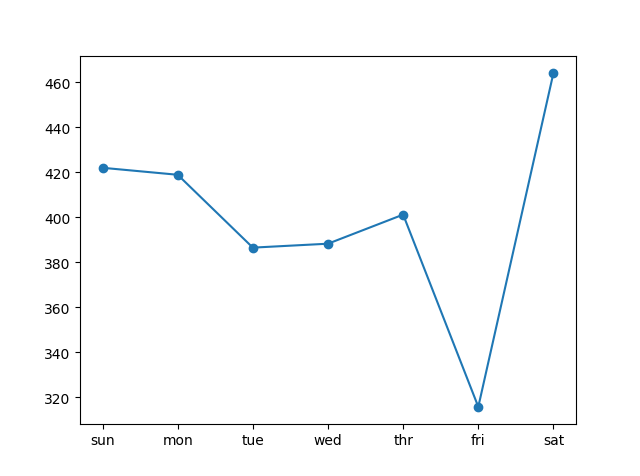

Source code (Python):
# univariate multi-step lstm
from math import sqrt
from numpy import split
from numpy import array
from pandas import read_csv
from sklearn.metrics import mean_squared_error
from matplotlib import pyplot
from keras.models import Sequential
from keras.layers import Dense
from keras.layers import Flatten
from keras.layers import LSTM

# split a univariate dataset into train/test sets
def split_dataset(data):
	# split into standard weeks
	train, test = data[1:-328], data[-328:-6]
	# restructure into windows of weekly data
	train = array(split(train, len(train)/7))
	test = array(split(test, len(test)/7))
	return train, test

# evaluate one or more weekly forecasts against expected values
def evaluate_forecasts(actual, predicted):
	scores = list()
	# calculate an RMSE score for each day
	for i in range(actual.shape[1]):
		# calculate mse
		mse = mean_squared_error(actual[:, i], predicted[:, i])
		# calculate rmse
		rmse = sqrt(mse)
		# store
		scores.append(rmse)
	# calculate overall RMSE
	s = 0
	for row in range(actual.shape[0]):
		for col in range(actual.shape[1]):
			s += (actual[row, col] - predicted[row, col])**2
	score = sqrt(s / (actual.shape[0] * actual.shape[1]))
	return score, scores

# summarize scores
def summarize_scores(name, score, scores):
	s_scores = ', '.join(['%.1f' % s for s in scores])
	print('%s: [%.3f] %s' % (name, score, s_scores))

# convert history into inputs and outputs
def to_supervised(train, n_input, n_out=7):
	# flatten data
	data = train.reshape((train.shape[0]*train.shape[1], train.shape[2]))
	X, y = list(), list()
	in_start = 0
	# step over the entire history one time step at a time
	for _ in range(len(data)):
		# define the end of the input sequence
		in_end = in_start + n_input
		out_end = in_end + n_out
		# ensure we have enough data for this instance
		if out_end < len(data):
			x_input = data[in_start:in_end, 0]
			x_input = x_input.reshape((len(x_input), 1))
			X.append(x_input)
			y.append(data[in_end:out_end, 0])
		# move along one time step
		in_start += 1
	return array(X), array(y)

# train the model
def build_model(train, n_input):
	# prepare data
	train_x, train_y = to_supervised(train, n_input)
	# define parameters
	verbose, epochs, batch_size = 0, 70, 16
	n_timesteps, n_features, n_outputs = train_x.shape[1], train_x.shape[2], train_y.shape[1]
	# define model
	model = Sequential()
	model.add(LSTM(200, activation='relu', input_shape=(n_timesteps, n_features)))
	model.add(Dense(100, activation='relu'))
	model.add(Dense(n_outputs))
	model.compile(loss='mse', optimizer='adam')
	# fit network
	model.fit(train_x, train_y, epochs=epochs, batch_size=batch_size, verbose=verbose)
	return model

# make a forecast
def forecast(model, history, n_input):
	# flatten data
	data = array(history)
	data = data.reshape((data.shape[0]*data.shape[1], data.shape[2]))
	# retrieve last observations for input data
	input_x = data[-n_input:, 0]
	# reshape into [1, n_input, 1]
	input_x = input_x.reshape((1, len(input_x), 1))
	# forecast the next week
	yhat = model.predict(input_x, verbose=0)
	# we only want the vector forecast
	yhat = yhat[0]
	return yhat

# evaluate a single model
def evaluate_model(train, test, n_input):
	# fit model
	model = build_model(train, n_input)
	# history is a list of weekly data
	history = [x for x in train]
	# walk-forward validation over each week
	predictions = list()
	for i in range(len(test)):
		# predict the week
		yhat_sequence = forecast(model, history, n_input)
		# store the predictions
		predictions.append(yhat_sequence)
		# get real observation and add to history for predicting the next week
		history.append(test[i, :])
	# evaluate predictions days for each week
	predictions = array(predictions)
	score, scores = evaluate_forecasts(test[:, :, 0], predictions)
	return score, scores

# load the new file
dataset = read_csv('household_power_consumption_days.csv', header=0, infer_datetime_format=True, parse_dates=['datetime'], index_col=['datetime'])
# split into train and test
train, test = split_dataset(dataset.values)
# evaluate model and get scores
n_input =14
score, scores = evaluate_model(train, test, n_input)
# summarize scores
summarize_scores('lstm', score, scores)
# plot scores
days = ['sun', 'mon', 'tue', 'wed', 'thr', 'fri', 'sat']
pyplot.plot(days, scores, marker='o', label='lstm')
pyplot.show()
